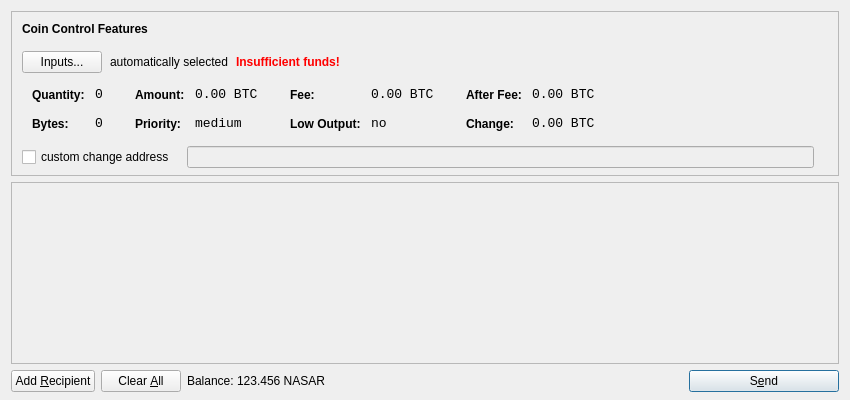
<?xml version="1.0" encoding="UTF-8"?>
<ui version="4.0">
 <class>SendCoinsDialog</class>
 <widget class="QDialog" name="SendCoinsDialog">
  <property name="geometry">
   <rect>
    <x>0</x>
    <y>0</y>
    <width>850</width>
    <height>400</height>
   </rect>
  </property>
  <property name="windowTitle">
   <string>Send Coins</string>
  </property>
  <property name="styleSheet">
   <string notr="true">background-image: url(:/images/bkg2);</string>
  </property>
  <layout class="QVBoxLayout" name="verticalLayout" stretch="0,1,0">
   <property name="bottomMargin">
    <number>8</number>
   </property>
   <item>
    <widget class="QFrame" name="frameCoinControl">
     <property name="sizePolicy">
      <sizepolicy hsizetype="Expanding" vsizetype="Expanding">
       <horstretch>0</horstretch>
       <verstretch>0</verstretch>
      </sizepolicy>
     </property>
     <property name="maximumSize">
      <size>
       <width>16777215</width>
       <height>16777215</height>
      </size>
     </property>
     <property name="frameShape">
      <enum>QFrame::StyledPanel</enum>
     </property>
     <property name="frameShadow">
      <enum>QFrame::Sunken</enum>
     </property>
     <layout class="QVBoxLayout" name="verticalLayoutCoinControl2">
      <property name="spacing">
       <number>4</number>
      </property>
      <property name="leftMargin">
       <number>0</number>
      </property>
      <property name="topMargin">
       <number>0</number>
      </property>
      <property name="rightMargin">
       <number>0</number>
      </property>
      <property name="bottomMargin">
       <number>6</number>
      </property>
      <item>
       <layout class="QVBoxLayout" name="verticalLayoutCoinControl" stretch="0,0,0,0,1">
        <property name="spacing">
         <number>0</number>
        </property>
        <property name="leftMargin">
         <number>10</number>
        </property>
        <property name="topMargin">
         <number>10</number>
        </property>
        <item>
         <layout class="QHBoxLayout" name="horizontalLayoutCoinControl1">
          <property name="bottomMargin">
           <number>15</number>
          </property>
          <item>
           <widget class="QLabel" name="labelCoinControlFeatures">
            <property name="sizePolicy">
             <sizepolicy hsizetype="Preferred" vsizetype="Maximum">
              <horstretch>0</horstretch>
              <verstretch>0</verstretch>
             </sizepolicy>
            </property>
            <property name="font">
             <font>
              <weight>75</weight>
              <bold>true</bold>
             </font>
            </property>
            <property name="styleSheet">
             <string notr="true">font-weight:bold;</string>
            </property>
            <property name="text">
             <string>Coin Control Features</string>
            </property>
           </widget>
          </item>
         </layout>
        </item>
        <item>
         <layout class="QHBoxLayout" name="horizontalLayoutCoinControl2" stretch="0,0,0,0">
          <property name="spacing">
           <number>8</number>
          </property>
          <property name="bottomMargin">
           <number>10</number>
          </property>
          <item>
           <widget class="QPushButton" name="pushButtonCoinControl">
            <property name="styleSheet">
             <string notr="true"/>
            </property>
            <property name="text">
             <string>Inputs...</string>
            </property>
           </widget>
          </item>
          <item>
           <widget class="QLabel" name="labelCoinControlAutomaticallySelected">
            <property name="text">
             <string>automatically selected</string>
            </property>
            <property name="margin">
             <number>5</number>
            </property>
           </widget>
          </item>
          <item>
           <widget class="QLabel" name="labelCoinControlInsuffFunds">
            <property name="font">
             <font>
              <weight>75</weight>
              <bold>true</bold>
             </font>
            </property>
            <property name="styleSheet">
             <string notr="true">color:red;font-weight:bold;</string>
            </property>
            <property name="text">
             <string>Insufficient funds!</string>
            </property>
            <property name="margin">
             <number>5</number>
            </property>
           </widget>
          </item>
          <item>
           <spacer name="horizontalSpacerCoinControl">
            <property name="orientation">
             <enum>Qt::Horizontal</enum>
            </property>
            <property name="sizeHint" stdset="0">
             <size>
              <width>40</width>
              <height>1</height>
             </size>
            </property>
           </spacer>
          </item>
         </layout>
        </item>
        <item>
         <widget class="QWidget" name="widgetCoinControl" native="true">
          <property name="sizePolicy">
           <sizepolicy hsizetype="Preferred" vsizetype="Preferred">
            <horstretch>0</horstretch>
            <verstretch>0</verstretch>
           </sizepolicy>
          </property>
          <property name="minimumSize">
           <size>
            <width>0</width>
            <height>0</height>
           </size>
          </property>
          <property name="styleSheet">
           <string notr="true"/>
          </property>
          <layout class="QHBoxLayout" name="horizontalLayoutCoinControl5">
           <property name="leftMargin">
            <number>0</number>
           </property>
           <property name="topMargin">
            <number>0</number>
           </property>
           <property name="rightMargin">
            <number>0</number>
           </property>
           <property name="bottomMargin">
            <number>0</number>
           </property>
           <item>
            <layout class="QHBoxLayout" name="horizontalLayoutCoinControl3" stretch="0,0,0,1">
             <property name="spacing">
              <number>20</number>
             </property>
             <property name="topMargin">
              <number>0</number>
             </property>
             <property name="bottomMargin">
              <number>10</number>
             </property>
             <item>
              <layout class="QFormLayout" name="formLayoutCoinControl1">
               <property name="horizontalSpacing">
                <number>10</number>
               </property>
               <property name="verticalSpacing">
                <number>14</number>
               </property>
               <property name="leftMargin">
                <number>10</number>
               </property>
               <property name="topMargin">
                <number>4</number>
               </property>
               <property name="rightMargin">
                <number>6</number>
               </property>
               <item row="0" column="0">
                <widget class="QLabel" name="labelCoinControlQuantityText">
                 <property name="styleSheet">
                  <string notr="true">font-weight:bold;</string>
                 </property>
                 <property name="text">
                  <string>Quantity:</string>
                 </property>
                 <property name="margin">
                  <number>0</number>
                 </property>
                </widget>
               </item>
               <item row="0" column="1">
                <widget class="QLabel" name="labelCoinControlQuantity">
                 <property name="font">
                  <font>
                   <family>Monospace</family>
                   <pointsize>10</pointsize>
                  </font>
                 </property>
                 <property name="cursor">
                  <cursorShape>IBeamCursor</cursorShape>
                 </property>
                 <property name="contextMenuPolicy">
                  <enum>Qt::ActionsContextMenu</enum>
                 </property>
                 <property name="text">
                  <string notr="true">0</string>
                 </property>
                 <property name="margin">
                  <number>0</number>
                 </property>
                 <property name="textInteractionFlags">
                  <set>Qt::LinksAccessibleByMouse|Qt::TextSelectableByKeyboard|Qt::TextSelectableByMouse</set>
                 </property>
                </widget>
               </item>
               <item row="1" column="0">
                <widget class="QLabel" name="labelCoinControlBytesText">
                 <property name="styleSheet">
                  <string notr="true">font-weight:bold;</string>
                 </property>
                 <property name="text">
                  <string>Bytes:</string>
                 </property>
                </widget>
               </item>
               <item row="1" column="1">
                <widget class="QLabel" name="labelCoinControlBytes">
                 <property name="font">
                  <font>
                   <family>Monospace</family>
                   <pointsize>10</pointsize>
                  </font>
                 </property>
                 <property name="cursor">
                  <cursorShape>IBeamCursor</cursorShape>
                 </property>
                 <property name="contextMenuPolicy">
                  <enum>Qt::ActionsContextMenu</enum>
                 </property>
                 <property name="text">
                  <string notr="true">0</string>
                 </property>
                 <property name="textInteractionFlags">
                  <set>Qt::LinksAccessibleByMouse|Qt::TextSelectableByKeyboard|Qt::TextSelectableByMouse</set>
                 </property>
                </widget>
               </item>
              </layout>
             </item>
             <item>
              <layout class="QFormLayout" name="formLayoutCoinControl2">
               <property name="horizontalSpacing">
                <number>10</number>
               </property>
               <property name="verticalSpacing">
                <number>14</number>
               </property>
               <property name="leftMargin">
                <number>6</number>
               </property>
               <property name="topMargin">
                <number>4</number>
               </property>
               <property name="rightMargin">
                <number>6</number>
               </property>
               <item row="0" column="0">
                <widget class="QLabel" name="labelCoinControlAmountText">
                 <property name="styleSheet">
                  <string notr="true">font-weight:bold;</string>
                 </property>
                 <property name="text">
                  <string>Amount:</string>
                 </property>
                 <property name="margin">
                  <number>0</number>
                 </property>
                </widget>
               </item>
               <item row="0" column="1">
                <widget class="QLabel" name="labelCoinControlAmount">
                 <property name="font">
                  <font>
                   <family>Monospace</family>
                   <pointsize>10</pointsize>
                  </font>
                 </property>
                 <property name="cursor">
                  <cursorShape>IBeamCursor</cursorShape>
                 </property>
                 <property name="contextMenuPolicy">
                  <enum>Qt::ActionsContextMenu</enum>
                 </property>
                 <property name="text">
                  <string notr="true">0.00 BTC</string>
                 </property>
                 <property name="textInteractionFlags">
                  <set>Qt::LinksAccessibleByMouse|Qt::TextSelectableByKeyboard|Qt::TextSelectableByMouse</set>
                 </property>
                </widget>
               </item>
               <item row="1" column="0">
                <widget class="QLabel" name="labelCoinControlPriorityText">
                 <property name="styleSheet">
                  <string notr="true">font-weight:bold;</string>
                 </property>
                 <property name="text">
                  <string>Priority:</string>
                 </property>
                </widget>
               </item>
               <item row="1" column="1">
                <widget class="QLabel" name="labelCoinControlPriority">
                 <property name="font">
                  <font>
                   <family>Monospace</family>
                   <pointsize>10</pointsize>
                  </font>
                 </property>
                 <property name="cursor">
                  <cursorShape>IBeamCursor</cursorShape>
                 </property>
                 <property name="contextMenuPolicy">
                  <enum>Qt::ActionsContextMenu</enum>
                 </property>
                 <property name="text">
                  <string>medium</string>
                 </property>
                 <property name="textInteractionFlags">
                  <set>Qt::LinksAccessibleByMouse|Qt::TextSelectableByKeyboard|Qt::TextSelectableByMouse</set>
                 </property>
                </widget>
               </item>
              </layout>
             </item>
             <item>
              <layout class="QFormLayout" name="formLayoutCoinControl3">
               <property name="horizontalSpacing">
                <number>10</number>
               </property>
               <property name="verticalSpacing">
                <number>14</number>
               </property>
               <property name="leftMargin">
                <number>6</number>
               </property>
               <property name="topMargin">
                <number>4</number>
               </property>
               <property name="rightMargin">
                <number>6</number>
               </property>
               <item row="0" column="0">
                <widget class="QLabel" name="labelCoinControlFeeText">
                 <property name="styleSheet">
                  <string notr="true">font-weight:bold;</string>
                 </property>
                 <property name="text">
                  <string>Fee:</string>
                 </property>
                 <property name="margin">
                  <number>0</number>
                 </property>
                </widget>
               </item>
               <item row="0" column="1">
                <widget class="QLabel" name="labelCoinControlFee">
                 <property name="font">
                  <font>
                   <family>Monospace</family>
                   <pointsize>10</pointsize>
                  </font>
                 </property>
                 <property name="cursor">
                  <cursorShape>IBeamCursor</cursorShape>
                 </property>
                 <property name="contextMenuPolicy">
                  <enum>Qt::ActionsContextMenu</enum>
                 </property>
                 <property name="text">
                  <string notr="true">0.00 BTC</string>
                 </property>
                 <property name="textInteractionFlags">
                  <set>Qt::LinksAccessibleByMouse|Qt::TextSelectableByKeyboard|Qt::TextSelectableByMouse</set>
                 </property>
                </widget>
               </item>
               <item row="1" column="0">
                <widget class="QLabel" name="labelCoinControlLowOutputText">
                 <property name="styleSheet">
                  <string notr="true">font-weight:bold;</string>
                 </property>
                 <property name="text">
                  <string>Low Output:</string>
                 </property>
                </widget>
               </item>
               <item row="1" column="1">
                <widget class="QLabel" name="labelCoinControlLowOutput">
                 <property name="font">
                  <font>
                   <family>Monospace</family>
                   <pointsize>10</pointsize>
                  </font>
                 </property>
                 <property name="cursor">
                  <cursorShape>IBeamCursor</cursorShape>
                 </property>
                 <property name="contextMenuPolicy">
                  <enum>Qt::ActionsContextMenu</enum>
                 </property>
                 <property name="text">
                  <string>no</string>
                 </property>
                 <property name="textInteractionFlags">
                  <set>Qt::LinksAccessibleByMouse|Qt::TextSelectableByKeyboard|Qt::TextSelectableByMouse</set>
                 </property>
                </widget>
               </item>
              </layout>
             </item>
             <item>
              <layout class="QFormLayout" name="formLayoutCoinControl4">
               <property name="horizontalSpacing">
                <number>10</number>
               </property>
               <property name="verticalSpacing">
                <number>14</number>
               </property>
               <property name="leftMargin">
                <number>6</number>
               </property>
               <property name="topMargin">
                <number>4</number>
               </property>
               <property name="rightMargin">
                <number>6</number>
               </property>
               <item row="0" column="0">
                <widget class="QLabel" name="labelCoinControlAfterFeeText">
                 <property name="styleSheet">
                  <string notr="true">font-weight:bold;</string>
                 </property>
                 <property name="text">
                  <string>After Fee:</string>
                 </property>
                 <property name="margin">
                  <number>0</number>
                 </property>
                </widget>
               </item>
               <item row="0" column="1">
                <widget class="QLabel" name="labelCoinControlAfterFee">
                 <property name="font">
                  <font>
                   <family>Monospace</family>
                   <pointsize>10</pointsize>
                  </font>
                 </property>
                 <property name="cursor">
                  <cursorShape>IBeamCursor</cursorShape>
                 </property>
                 <property name="contextMenuPolicy">
                  <enum>Qt::ActionsContextMenu</enum>
                 </property>
                 <property name="text">
                  <string notr="true">0.00 BTC</string>
                 </property>
                 <property name="textInteractionFlags">
                  <set>Qt::LinksAccessibleByMouse|Qt::TextSelectableByKeyboard|Qt::TextSelectableByMouse</set>
                 </property>
                </widget>
               </item>
               <item row="1" column="0">
                <widget class="QLabel" name="labelCoinControlChangeText">
                 <property name="styleSheet">
                  <string notr="true">font-weight:bold;</string>
                 </property>
                 <property name="text">
                  <string>Change:</string>
                 </property>
                </widget>
               </item>
               <item row="1" column="1">
                <widget class="QLabel" name="labelCoinControlChange">
                 <property name="font">
                  <font>
                   <family>Monospace</family>
                   <pointsize>10</pointsize>
                  </font>
                 </property>
                 <property name="cursor">
                  <cursorShape>IBeamCursor</cursorShape>
                 </property>
                 <property name="contextMenuPolicy">
                  <enum>Qt::ActionsContextMenu</enum>
                 </property>
                 <property name="text">
                  <string notr="true">0.00 BTC</string>
                 </property>
                 <property name="textInteractionFlags">
                  <set>Qt::LinksAccessibleByMouse|Qt::TextSelectableByKeyboard|Qt::TextSelectableByMouse</set>
                 </property>
                </widget>
               </item>
              </layout>
             </item>
            </layout>
           </item>
          </layout>
         </widget>
        </item>
        <item>
         <layout class="QHBoxLayout" name="horizontalLayoutCoinControl4" stretch="0,0,0">
          <property name="spacing">
           <number>12</number>
          </property>
          <property name="sizeConstraint">
           <enum>QLayout::SetDefaultConstraint</enum>
          </property>
          <property name="topMargin">
           <number>5</number>
          </property>
          <property name="rightMargin">
           <number>5</number>
          </property>
          <item>
           <widget class="QCheckBox" name="checkBoxCoinControlChange">
            <property name="text">
             <string>custom change address</string>
            </property>
           </widget>
          </item>
          <item>
           <widget class="QLineEdit" name="lineEditCoinControlChange">
            <property name="enabled">
             <bool>false</bool>
            </property>
            <property name="sizePolicy">
             <sizepolicy hsizetype="Expanding" vsizetype="Fixed">
              <horstretch>0</horstretch>
              <verstretch>0</verstretch>
             </sizepolicy>
            </property>
           </widget>
          </item>
          <item>
           <widget class="QLabel" name="labelCoinControlChangeLabel">
            <property name="sizePolicy">
             <sizepolicy hsizetype="Preferred" vsizetype="Expanding">
              <horstretch>0</horstretch>
              <verstretch>0</verstretch>
             </sizepolicy>
            </property>
            <property name="minimumSize">
             <size>
              <width>0</width>
              <height>0</height>
             </size>
            </property>
            <property name="text">
             <string/>
            </property>
            <property name="margin">
             <number>3</number>
            </property>
           </widget>
          </item>
         </layout>
        </item>
        <item>
         <spacer name="verticalSpacerCoinControl">
          <property name="orientation">
           <enum>Qt::Vertical</enum>
          </property>
          <property name="sizeHint" stdset="0">
           <size>
            <width>800</width>
            <height>1</height>
           </size>
          </property>
         </spacer>
        </item>
       </layout>
      </item>
     </layout>
    </widget>
   </item>
   <item>
    <widget class="QScrollArea" name="scrollArea">
     <property name="widgetResizable">
      <bool>true</bool>
     </property>
     <widget class="QWidget" name="scrollAreaWidgetContents">
      <property name="geometry">
       <rect>
        <x>0</x>
        <y>0</y>
        <width>836</width>
        <height>193</height>
       </rect>
      </property>
      <layout class="QVBoxLayout" name="verticalLayout_2">
       <property name="leftMargin">
        <number>0</number>
       </property>
       <property name="topMargin">
        <number>0</number>
       </property>
       <property name="rightMargin">
        <number>0</number>
       </property>
       <property name="bottomMargin">
        <number>0</number>
       </property>
       <item>
        <layout class="QVBoxLayout" name="entries">
         <property name="spacing">
          <number>6</number>
         </property>
        </layout>
       </item>
       <item>
        <spacer name="verticalSpacer">
         <property name="orientation">
          <enum>Qt::Vertical</enum>
         </property>
         <property name="sizeHint" stdset="0">
          <size>
           <width>20</width>
           <height>40</height>
          </size>
         </property>
        </spacer>
       </item>
      </layout>
     </widget>
    </widget>
   </item>
   <item>
    <layout class="QHBoxLayout" name="horizontalLayout">
     <item>
      <widget class="QPushButton" name="addButton">
       <property name="toolTip">
        <string>Send to multiple recipients at once</string>
       </property>
       <property name="text">
        <string>Add &amp;Recipient</string>
       </property>
       <property name="icon">
        <iconset resource="../bitcoin.qrc">
         <normaloff>:/icons/add</normaloff>:/icons/add</iconset>
       </property>
       <property name="autoDefault">
        <bool>false</bool>
       </property>
      </widget>
     </item>
     <item>
      <widget class="QPushButton" name="clearButton">
       <property name="sizePolicy">
        <sizepolicy hsizetype="Minimum" vsizetype="Fixed">
         <horstretch>0</horstretch>
         <verstretch>0</verstretch>
        </sizepolicy>
       </property>
       <property name="toolTip">
        <string>Remove all transaction fields</string>
       </property>
       <property name="text">
        <string>Clear &amp;All</string>
       </property>
       <property name="icon">
        <iconset resource="../bitcoin.qrc">
         <normaloff>:/icons/remove</normaloff>:/icons/remove</iconset>
       </property>
       <property name="autoRepeatDelay">
        <number>300</number>
       </property>
       <property name="autoDefault">
        <bool>false</bool>
       </property>
      </widget>
     </item>
     <item>
      <layout class="QHBoxLayout" name="horizontalLayout_2">
       <property name="spacing">
        <number>3</number>
       </property>
       <item>
        <widget class="QLabel" name="label">
         <property name="text">
          <string>Balance:</string>
         </property>
        </widget>
       </item>
       <item>
        <widget class="QLabel" name="labelBalance">
         <property name="cursor">
          <cursorShape>IBeamCursor</cursorShape>
         </property>
         <property name="text">
          <string>123.456 NASAR</string>
         </property>
         <property name="textInteractionFlags">
          <set>Qt::LinksAccessibleByMouse|Qt::TextSelectableByKeyboard|Qt::TextSelectableByMouse</set>
         </property>
        </widget>
       </item>
      </layout>
     </item>
     <item>
      <spacer name="horizontalSpacer">
       <property name="orientation">
        <enum>Qt::Horizontal</enum>
       </property>
       <property name="sizeHint" stdset="0">
        <size>
         <width>40</width>
         <height>20</height>
        </size>
       </property>
      </spacer>
     </item>
     <item>
      <widget class="QPushButton" name="sendButton">
       <property name="minimumSize">
        <size>
         <width>150</width>
         <height>0</height>
        </size>
       </property>
       <property name="toolTip">
        <string>Confirm the send action</string>
       </property>
       <property name="text">
        <string>S&amp;end</string>
       </property>
       <property name="icon">
        <iconset resource="../bitcoin.qrc">
         <normaloff>:/icons/send</normaloff>:/icons/send</iconset>
       </property>
       <property name="default">
        <bool>true</bool>
       </property>
      </widget>
     </item>
    </layout>
   </item>
  </layout>
 </widget>
 <resources>
  <include location="../bitcoin.qrc"/>
 </resources>
 <connections/>
</ui>
